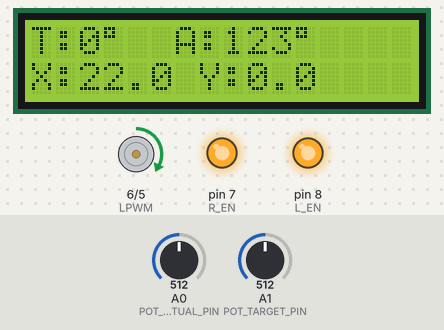
A sketch run on a simulated Arduino Uno, built with avr-gcc and run on an emulated ATmega328P. Parts: 16×2 character LCD, motor-driver pin pairs drawn as motors (green arrow = first pin HIGH = forward, orange = second pin HIGH = backward, longer = more drive), output pins drawn as LEDs (lit = HIGH). The inputs (shaded band) are chosen by the test bench; at power-on: A0 (POT_AKTUAL_PIN) = 512, A1 (POT_TARGET_PIN) = 512.

Above: at 2.2 s.
2.3 s: A0 (POT_AKTUAL_PIN) set to 0
At 3.7 s:
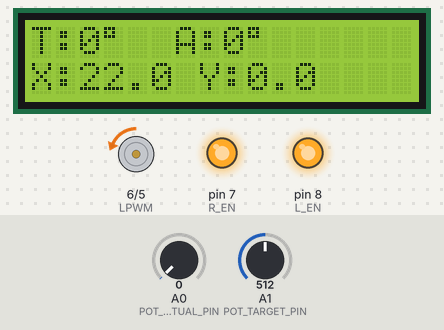
4.1 s: A0 (POT_AKTUAL_PIN) set to 20
At 4.7 s:
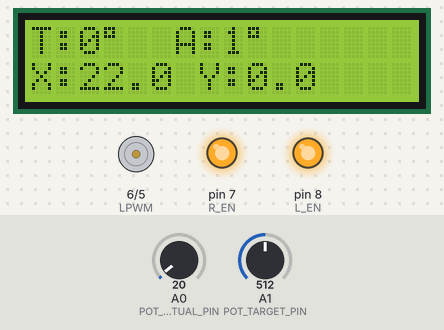
7.1 s: A1 (POT_TARGET_PIN) set to 122
At 8.3 s:
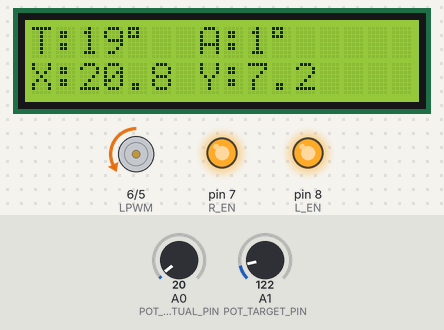
8.6 s: A1 (POT_TARGET_PIN) set to 306
At 9.7 s:
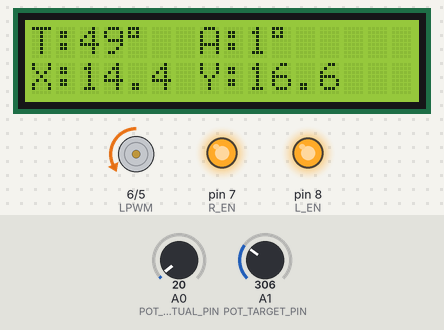
10.1 s: A0 (POT_AKTUAL_PIN) set to 122
At 10.9 s:
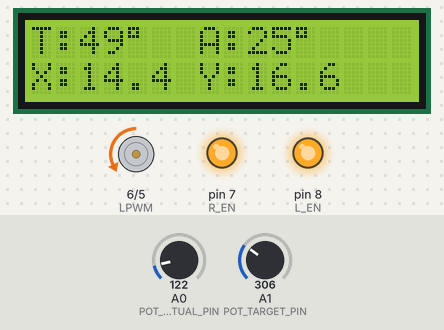
11.6 s: A1 (POT_TARGET_PIN) set to 511
At 13.0 s:
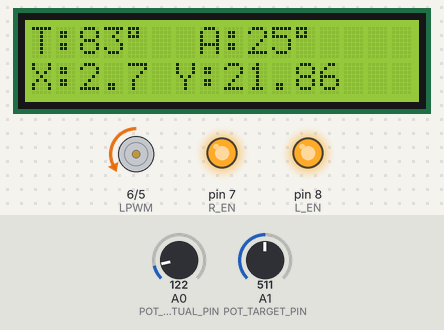
Timing chart, 0 to 14.1 s (numbered marks = the images above; inputs shaded):
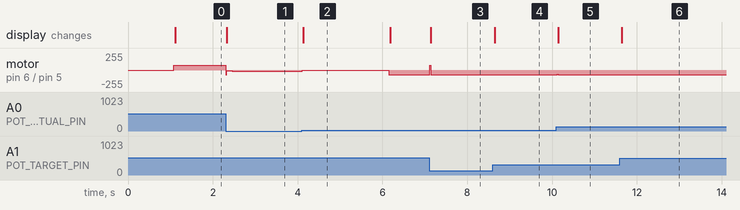

The sketch:

PID_Step_Response_Test.ino
```cpp
//PROGRAM GEDEK GEDEK + X Y

#include <Wire.h>
#include <LiquidCrystal_I2C.h>

// Pin definisi
const int RPWM = 5;
const int LPWM = 6;
const int R_EN = 7;
const int L_EN = 8;
const int POT_AKTUAL_PIN = A0;
const int POT_TARGET_PIN = A1;

// Kalibrasi ADC dari potensiometer
const int potMin = 15;
const int potMax = 713;
const int potMid = 392;

// PID parameters
float Kp = 1.0;   // Responsif untuk P
float Ki = 0.01;  // Perbaikan I untuk stabilitas
float Kd = 0.4;   // D lebih lembut untuk mengurangi osilasi

// PID variables
float previousError = 0;
float integral = 0;
int deadzone = 10;

int posisiAwal = potMin;  // Posisi awal (tengah)
int posisiTarget = 0;

// Waktu stabilisasi
unsigned long waktuStabilMulai = 0;
bool stabil = false;
bool menujuAwal = true; // Status menuju awal atau target

// Inisialisasi LCD
LiquidCrystal_I2C lcd(0x27, 16, 2);

const float armLength = 22.0; // Panjang lengan dalam cm

void setup() {
  pinMode(RPWM, OUTPUT);
  pinMode(LPWM, OUTPUT);
  pinMode(R_EN, OUTPUT);
  pinMode(L_EN, OUTPUT);

  digitalWrite(R_EN, HIGH);
  digitalWrite(L_EN, HIGH);

  lcd.begin();
  lcd.backlight();
  lcd.setCursor(0, 0);
  lcd.print("---Kelompok 1---");
  delay(1000);
  lcd.clear();
}

void loop() {
  int potValue = analogRead(POT_AKTUAL_PIN);
  int potTargetValue = analogRead(POT_TARGET_PIN);

  // Pemetaan target berdasarkan status
  if (menujuAwal) {
    posisiTarget = posisiAwal;
  } else {
    posisiTarget = map(potTargetValue, 0, 1023, potMin, potMax);
  }

  // Pemetaan nilai aktual ke derajat
  int aktual = 0;
  if (potValue <= potMid) {
    aktual = map(potValue, potMin, potMid, 0, 90);
  } else {
    aktual = map(potValue, potMid, potMax, 90, 180);
  }
  aktual = constrain(aktual, 0, 180);

  // Hitung error
  int error = posisiTarget - potValue;

  // PID computations
  float P = Kp * error;
  integral += error;
  integral = constrain(integral, -100, 100); // Anti wind-up
  float I = Ki * integral;
  float D = Kd * (error - previousError);
  int output = P + I + D;

  // Kurangi kecepatan saat mendekati target
  if (abs(error) < 10) {
    output = constrain(output, -50, 50);
  } else {
    output = constrain(output, -70, 70);
  }

  // Atur motor
  if (abs(error) <= deadzone) {
    analogWrite(RPWM, 0);
    analogWrite(LPWM, 0);

    // Stabilisasi
    if (!stabil) {
      stabil = true;
      waktuStabilMulai = millis();
    } else if (millis() - waktuStabilMulai >= 2000) {
      // Setelah stabil selama 2 detik, ubah status target
      stabil = false;
      menujuAwal = !menujuAwal;
    }
  } else {
    stabil = false;
    if (output > 0) {
      analogWrite(RPWM, output);
      analogWrite(LPWM, 0);
    } else {
      analogWrite(RPWM, 0);
      analogWrite(LPWM, -output);
    }
  }

  previousError = error;

  // Pemetaan nilai target ke derajat
  int targetDegree = 0;
  if (posisiTarget <= potMid) {
    targetDegree = map(posisiTarget, potMin, potMid, 0, 90);
  } else {
    targetDegree = map(posisiTarget, potMid, potMax, 90, 180);
  }
  targetDegree = constrain(targetDegree, 0, 180);

  // Tampilkan data di LCD
  lcd.setCursor(0, 0);
  lcd.print("T:");
  lcd.print(targetDegree);
  lcd.print("\xDF ");
  lcd.print(" A:");
  lcd.print(aktual);
  lcd.print("\xDF");
  lcd.print("   ");

  float targetRadian = targetDegree * (M_PI / 180.0); // Konversi derajat ke radian
  float x = armLength * cos(targetRadian);
  float y = armLength * sin(targetRadian);

  lcd.setCursor(0, 1);
  lcd.print("X:");
  lcd.print(x, 1); // 1 angka desimal
  lcd.print(" Y:");
  lcd.print(y, 1); // 1 angka desimal
}
```

Measured:
- after the input at 2.3 s, motor on pin 6 (LPWM) / pin 5 (RPWM): forward 70/255 → backward 14/255 at once, → backward 15/255 0.15 s later, → backward 16/255 0.18 s later; the display: changes at once (image 1)
- after the input at 4.1 s, motor on pin 6 (LPWM) / pin 5 (RPWM): backward 16/255 → stopped at once, → backward 70/255 2.0 s later; the display: changes at once (image 2)
- after the input at 7.1 s, motor on pin 6 (LPWM) / pin 5 (RPWM): backward 70/255 → forward 70/255 at once, → backward 70/255 0.03 s later; the display: changes at once (image 3)
- after the input at 8.6 s, the display: changes after 0.05 s (image 4)
- after the input at 10.1 s, motor on pin 6 (LPWM) / pin 5 (RPWM): backward 70/255 → backward 61/255 at once, → backward 70/255 0.03 s later; the display: changes after 0.05 s (image 5)
- after the input at 11.6 s, the display: changes at once (image 6)
- what the display in image 2 shows lasts 2.1 s, from 4.1 s to 6.2 s
